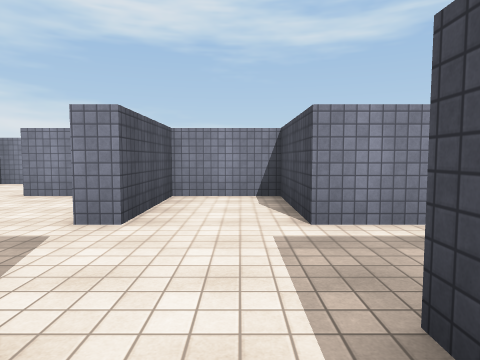
[1] (above)

24 first-person views from a walk through a Unity game level. The camera is 1.4 m above the floor, tilts 4° down and sees 75° across. The floor is counted in squares, 2 m on a side. Each view is taken from the middle of a square. On the plan, view 1 faces up. The plan holds only what a view shows up to about 10 squares ahead; the rest is blank. The place goes on beyond the plan. The player character is not drawn. Some animated figures are left out. Some surface patterns are stand-ins.

[2]
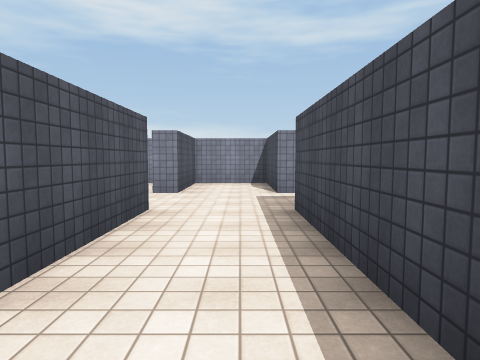

[3]
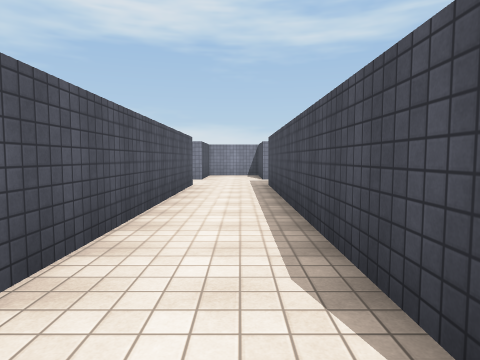

[4]
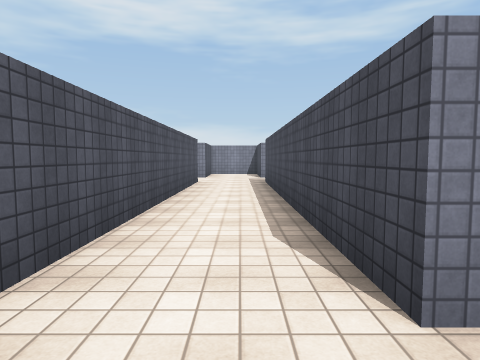

[5]
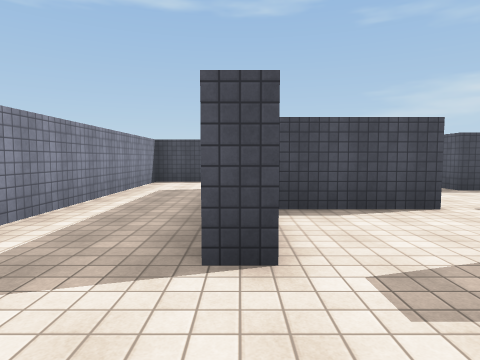

[6]
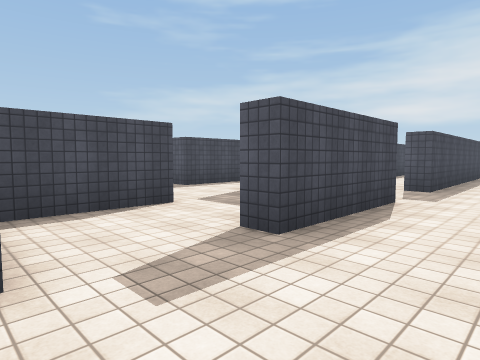

[7]
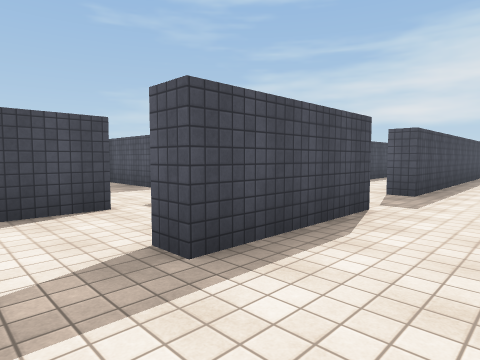

[8]
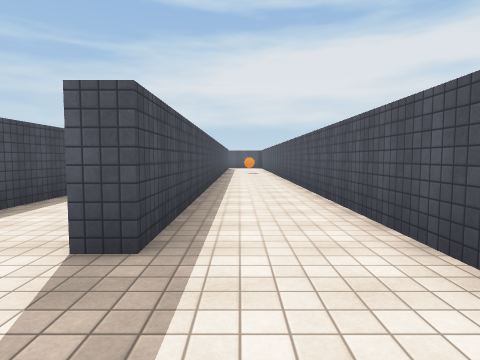

[9]
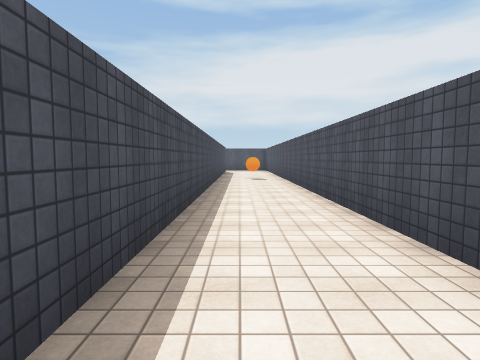

[10]
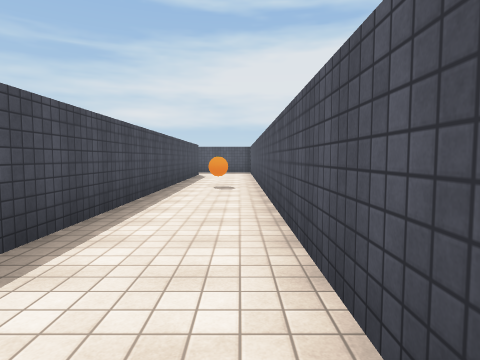

[11]
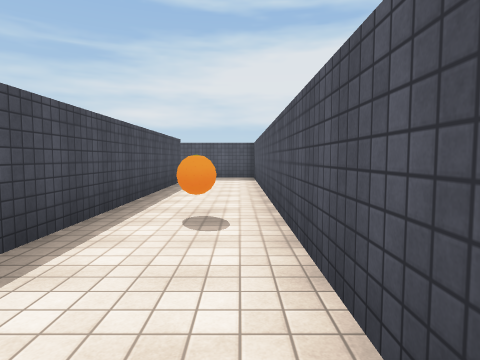

[12]
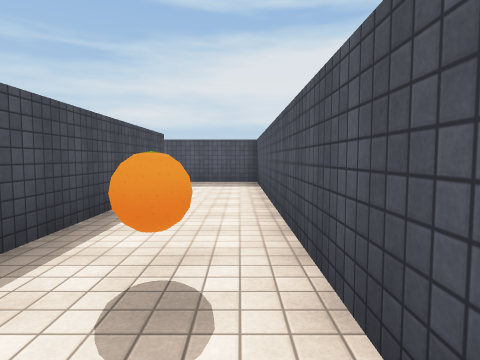

[13]
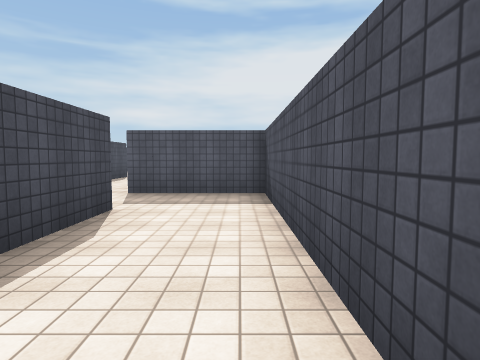

[14]
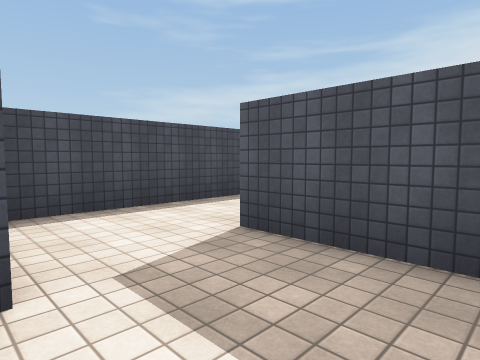

[15]
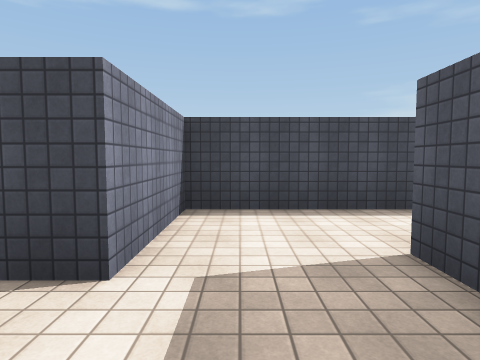

[16]
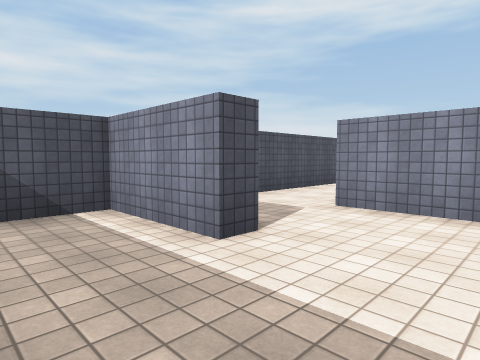

[17]
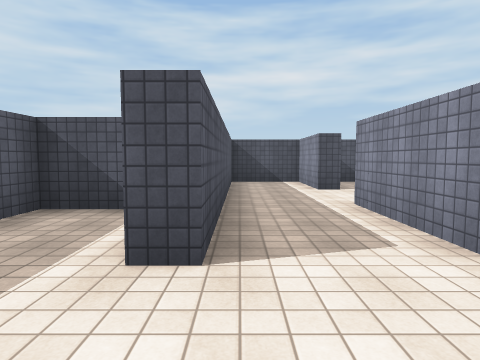

[18]
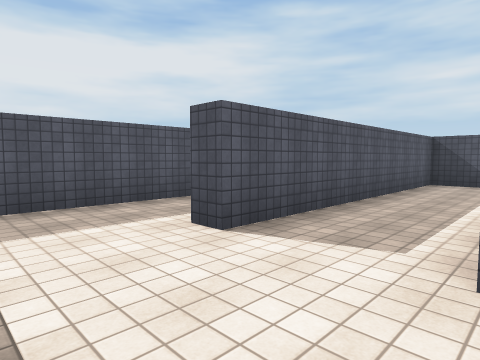

[19]
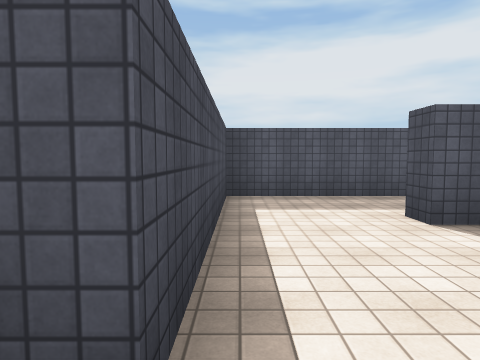

[20]
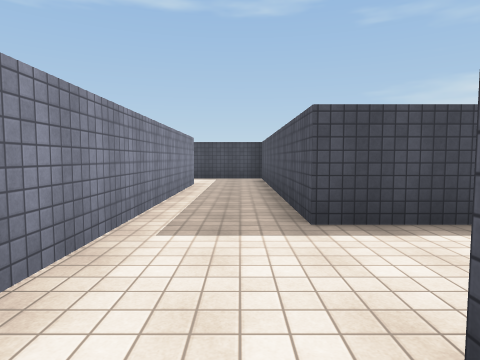

[21]
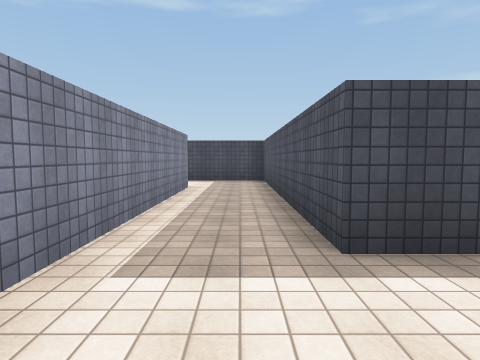

[22]
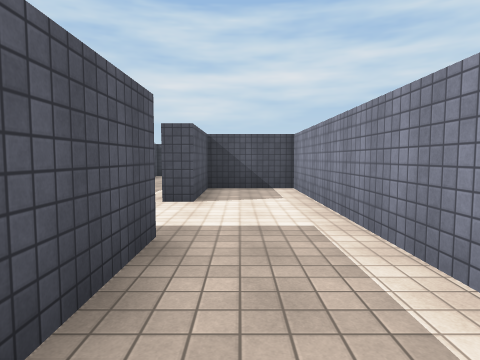

[23]
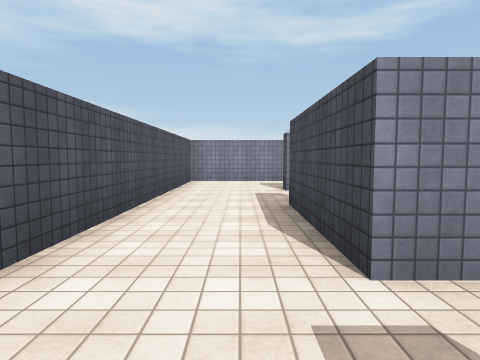

[24]
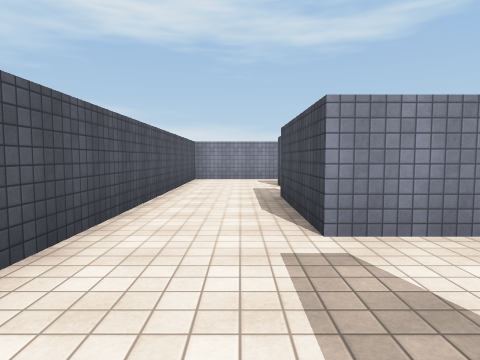

### Floor plan
Points are (right, up) in squares from view 1. A wall is a line through its corners. A room is listed if a view was taken in it or the views show most of it. See-through windows are left out.
Room 1 (views 1, 2, 3, 4, 5, 6, 7, 8, 9, 10, 11, 12, 13, 14, 15, 23, 24)
walls: (-2.8, 0.7) (-4.3, 0.7) (-4.3, 3.7) (-3.8, 3.7); (-1.2, 1.2) (-1.2, -8.1); (0.8, -6.8) (0.8, 1.2) (3.1, 1.2); (-2.4, 5.7) (-4, 5.7) (-4, 6.2); (2, 3.2) (0.8, 3.2) (0.8, 5.7) (-1.2, 5.7) (-1.2, 3.2) (-1.8, 3.2) (-1.8, 5.5); (3.2, 7.1) (3.2, 8.5) (-6.5, 8.5) (-6.5, -21.3) (-3.8, -21.3); (-1.8, -22.5) (-1.8, -19.3) (-4.3, -19.3) (-4.3, -1.3) (-3.8, -1.3)
ways out: opening at (1, -8) to room 5; opening at (-4, -0.5)
objects: other object (-5, -14)
Room 2 (views 16, 17, 18)
walls: (6, -8.7) (6, -9.2) (3.2, -9.2); (1, -8.6) (1, -9.2) (-1.2, -9.2) (-1.2, -11.2) (6, -11.2) (6, -11.8); (8.2, -11.4) (8.2, -8.7)
ways out: opening at (7.5, -9) to room 3; opening at (7.5, -12) to room 4; opening at (2.5, -9) to room 5
Room 3 (views 19, 20, 21, 22)
walls: (13.5, -6.8) (3.8, -6.8) (3.8, -8.7) (6, -8.7); (8.2, -8.7) (15.7, -8.7) (15.7, -6.4)
ways out: opening at (7.5, -9) to room 2; opening at (14.5, -7)
Room 4 (no view inside)
walls: (3.8, -12.5) (3.8, -13.7) (8.2, -13.7) (8.2, -11.4)
ways out: opening at (7.5, -12) to room 2
Room 5 (no view inside)
walls: (2.5, -6.8) (0.8, -6.8)
ways out: opening at (1, -8) to room 1; opening at (2.5, -9) to room 2

Positions as (right, up) in squares from view 1, and headings:
1: (0, 0), facing up
2: (0, -3), facing up
3: (0, -7), facing up
4: (0, -8), facing up
5: (-6, 6), facing right
6: (-6, 6), facing down-right
7: (-6, 5), facing down-right
8: (-5, 1), facing down
9: (-5, -3), facing down
10: (-6, -6), facing down
11: (-6, -10), facing down
12: (-6, -12), facing down
13: (-6, -15), facing down
14: (-6, -19), facing down-right
15: (-6, -20), facing right
16: (3, -11), facing up-left
17: (8, -11), facing left
18: (8, -9), facing down-left
19: (8, -8), facing down
20: (5, -8), facing right
21: (6, -8), facing right
22: (11, -8), facing left
23: (-5, -1), facing up
24: (-5, -2), facing up
